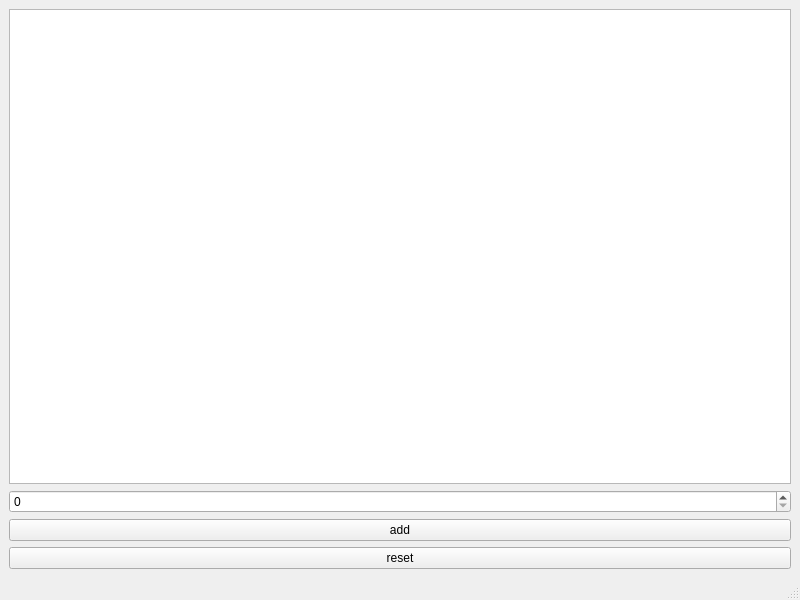
<?xml version="1.0" encoding="UTF-8"?>
<ui version="4.0">
 <class>MainWindow</class>
 <widget class="QMainWindow" name="MainWindow">
  <property name="geometry">
   <rect>
    <x>0</x>
    <y>0</y>
    <width>800</width>
    <height>600</height>
   </rect>
  </property>
  <property name="windowTitle">
   <string>Carousel</string>
  </property>
  <widget class="QWidget" name="centralwidget">
   <layout class="QVBoxLayout" name="verticalLayout">
    <item>
     <widget class="QGraphicsView" name="graphicsView"/>
    </item>
    <item>
     <widget class="QSpinBox" name="spinBox"/>
    </item>
    <item>
     <widget class="QPushButton" name="pushButton">
      <property name="text">
       <string>add</string>
      </property>
     </widget>
    </item>
    <item>
     <widget class="QPushButton" name="pushButton_2">
      <property name="text">
       <string>reset</string>
      </property>
     </widget>
    </item>
   </layout>
  </widget>
  <widget class="QMenuBar" name="menubar">
   <property name="geometry">
    <rect>
     <x>0</x>
     <y>0</y>
     <width>800</width>
     <height>22</height>
    </rect>
   </property>
  </widget>
  <widget class="QStatusBar" name="statusbar"/>
 </widget>
 <resources/>
 <connections/>
</ui>
